Frame 1 (no input): blank canvas, image omitted
Frame 60 (the mouse pressed at the canvas centre just before this capture): blank canvas, image omitted
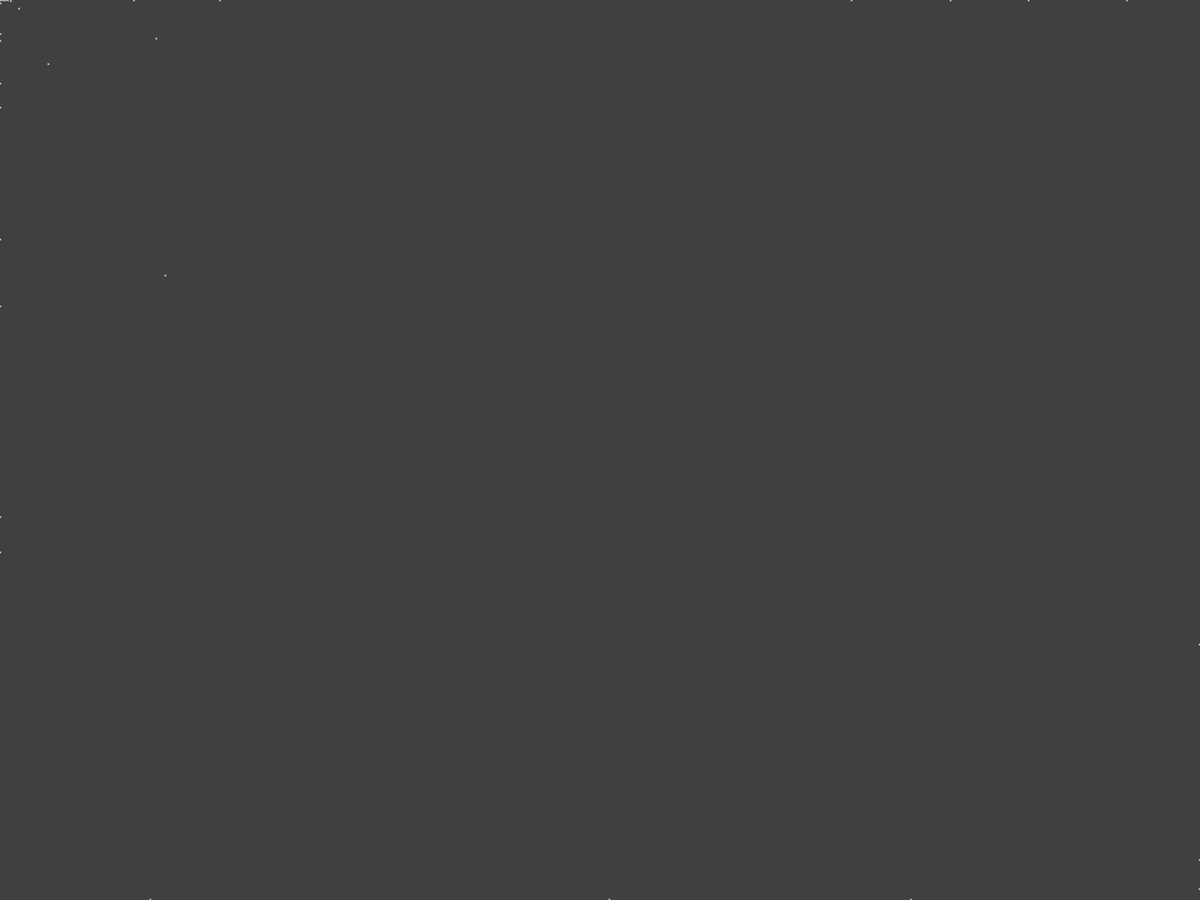
Frame 120 (the mouse held since frame 60 and released just before this capture)

The Processing sketch whose frames 1 and 60 were blank and that drew this single picture after the mouse press (run headless with seeded random() and noise(); from frame 60 on, the mouse is pressed at the canvas centre):

// Processing sketch: natureStudy_sketch_2
// ── natureStudy_sketch_2.pde
//implemented code: 2D diffusion-limited aggregation
// (c) Alasdair Turner 2009

ArrayList<Nature> cellList;


color white = color(255);
color gray = color(128);

float system_radius = 2.0;

void setup() {
  fullScreen();
  background(64);

  cellList = new ArrayList<Nature>();
}


void draw() {
  strokeWeight(0.5);
  
  for (int i = 0; i < cellList.size(); i++) {

  //cellList.get(i).seed();
  cellList.get(i).growth();
  }

}




void keyPressed() {
  //if (key == ' ') {
  //  cellList.clear();
  //  background(64);
  //  //myset(new PVector(0,0));
  //  system_radius = 2.0;
  //}
}

void mousePressed() {
  cellList.add(new Nature(new PVector(mouseX, mouseY)));
  //system_radius = 2.0;
}
// ── Shape.pde
class Nature {
  PVector loc;
  PVector theColor;
  
  Nature(PVector position) {
    loc = position;
  }
  
  
  //Initializing point position
  void seed(PVector pos) {
    loc = pos;
    int x = int(pos.x);
    int y = int(pos.y);
    for (int i = x - 1; i <= x + 1; i++) {
      for (int j = y - 1; j <= y + 1; j++) {
        if (get(i, j) != white) {
          set(i, j, gray);
        }
      }
    }
  //White Point(The place where it all begins)
  set(x, y, white);
  float m = loc.mag();
  if (m * 2.0 >= system_radius) {
    system_radius = m * 2.0;
    }
  }
  
  color myget(PVector colorPosition) {
    loc = colorPosition;
    return get(int(colorPosition.x), int(colorPosition.y));  
}
  
  void growth() {
  
  float theta = random(0,TWO_PI);
  PVector ploc = new PVector(cos(theta)*system_radius,sin(theta)*system_radius);
  float phi = random(-atan(0.5),atan(0.5));
  PVector pdir = new PVector(cos(theta-PI+phi),sin(theta-PI+phi));
  boolean hit = false;
  
  while (!hit && ploc.mag() <= system_radius) {
    ploc.add(pdir);
    if (myget(ploc) == color(64)) {
      seed(ploc);
      hit = true;
    }  

    }
  }
}
